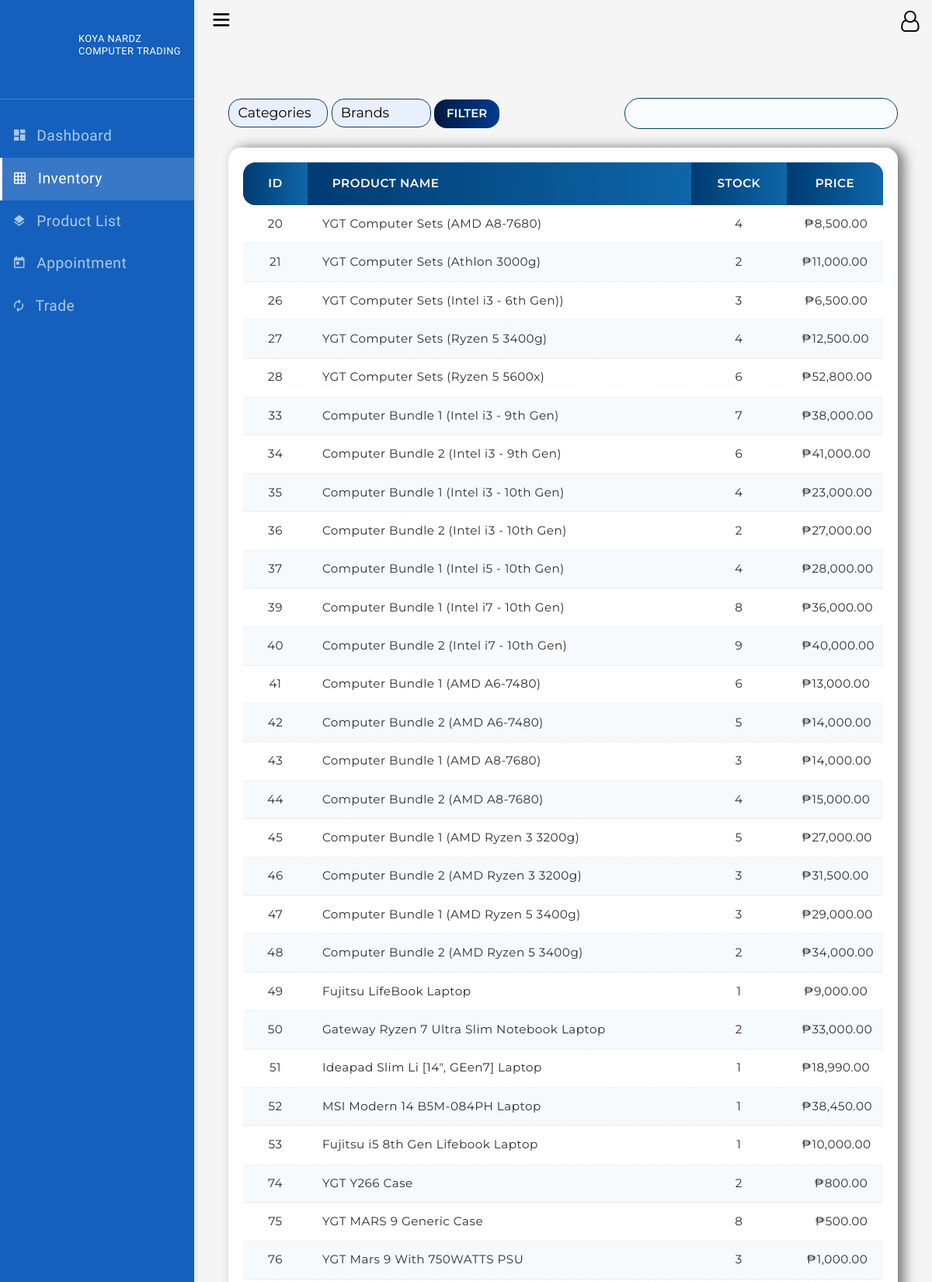
The page /admin_inventory/ (upper part) on the database its author committed.
### app/models.py (models this page shows, shortened)
class Product(models.Model):
    COMPONENT_CHOICES = [
        ('cpu', 'Processor'),
        ('motherboard', 'Motherboard'),
        ('ram', 'RAM'),
        ('gpu', 'Graphics Card'),
        ('psu', 'Power Supply'),
        ('case', 'PC Case'),
        ('cooling', 'Cooling'),
        ('monitor', 'Monitor'),
        ('storage', 'Storage'),
    ]
    category_name = models.ForeignKey(Category, on_delete=models.CASCADE, null=True)
    component_type = models.CharField(max_length=50, choices=COMPONENT_CHOICES, default="motherboard")
    brand = models.ForeignKey(Brand, on_delete=models.CASCADE, null=True)
    image = models.ImageField(upload_to='products/', null=True, blank=True)
    product_name = models.CharField(max_length=100)
    description = models.TextField(blank=True, null=True)
    price = models.DecimalField(max_digits=10, decimal_places=2)
    stock = models.PositiveIntegerField(default=0)
    model_file = models.CharField(max_length=255, blank=True, null=True)
    created_at = models.DateTimeField(auto_now_add=True, null=True)

### app/views.py (the view)
# urls.py: path('admin_inventory/', AdminInventory.as_view(), name='admin_inventory'),
class AdminInventory(TemplateView):
    template_name = 'app/admin/admin_inventory.html'
    def get_context_data(self, **kwargs):
        context = super().get_context_data(**kwargs)
        products = Product.objects.all()
        categories = Category.objects.all()
        brands = Brand.objects.all()
        category_filter = self.request.GET.get('category')
        brand_filter = self.request.GET.get('brand')
        search_query = self.request.GET.get('search')
        if category_filter:
            products = products.filter(category_name__id=category_filter)
        if brand_filter:
            products = products.filter(brand__id=brand_filter)
        if search_query:
            products = products.filter(product_name__icontains=search_query)
        context['products'] = products
        context['categories'] = categories
        context['brands'] = brands
        context['category_filter'] = category_filter
        context['brand_filter'] = brand_filter
        context['search_query'] = search_query
        return context

### app/context_processors.py (called while the page is built)
def favorites_context(request):
    favorites = request.session.get('favorites', [])
    products = Product.objects.filter(id__in=favorites)
    return {
        'products_favorite': products
    }

### app/templates/app/admin/admin_inventory.html (shortened to what this page needs)
{% extends 'app/admin/admin_base.html' %}
{% load static %}
{% load humanize %}
{% block content %}
<div class="inventorypage">
    <div class="upperinventory">
        <div class="inventory_filter">
            <form action="" method="GET">
                <select name="category">
                    <option value="">Categories</option>
                </select>
                <select name="brand">
                    <option value="">Brands</option>
                </select>
                <button type="submit">Filter</button>
            </form>
        </div>
        <div class="inventory_search">
            <form action="" method="GET">
                <input type="text" placeholder="Search..." name="search" value="">
            </form>
        </div>
    </div>
    <div class="inventorytable">
        <table>
            <thead>
                <tr>
                    <th>ID</th>
                    <th>Product Name</th>
                    <th>Stock</th>
                    <th>Price</th>
                </tr>
            </thead>
            <tbody>
            {% if products %}
                {% for produkto in products %}
                <tr>
                    <td data-label="Product ID">{{ produkto.id }}</td>
                    <td data-label="Product Name">{{ produkto.product_name }}</td>
                    <td data-label="Stock">{{ produkto.stock }}</td>
                    <td data-label="Price">₱{{ produkto.price|intcomma }}</td>
                </tr>
                {% endfor %}
            {% endif %}
            </tbody>
        </table>
    </div>
</div>
{% endblock content %}

### rows shown on the page
Product: id "20", product_name "YGT Computer Sets (AMD A8-7680)", stock "4", price "8,500.00"
Product: id "21", product_name "YGT Computer Sets (Athlon 3000g)", stock "2", price "11,000.00"
Product: id "26", product_name "YGT Computer Sets (Intel i3 - 6th Gen))", stock "3", price "6,500.00"
Product: id "27", product_name "YGT Computer Sets (Ryzen 5 3400g)", stock "4", price "12,500.00"
Product: id "28", product_name "YGT Computer Sets (Ryzen 5 5600x)", stock "6", price "52,800.00"
Product: id "33", product_name "Computer Bundle 1 (Intel i3 - 9th Gen)", stock "7", price "38,000.00"
Product: id "34", product_name "Computer Bundle 2 (Intel i3 - 9th Gen)", stock "6", price "41,000.00"
Product: id "35", product_name "Computer Bundle 1 (Intel i3 - 10th Gen)", stock "4", price "23,000.00"
Product: id "36", product_name "Computer Bundle 2 (Intel i3 - 10th Gen)", stock "2", price "27,000.00"
Product: id "37", product_name "Computer Bundle 1 (Intel i5 - 10th Gen)", stock "4", price "28,000.00"
Product: id "39", product_name "Computer Bundle 1 (Intel i7 - 10th Gen)", stock "8", price "36,000.00"
Product: id "40", product_name "Computer Bundle 2 (Intel i7 - 10th Gen)", stock "9", price "40,000.00"
Product: id "41", product_name "Computer Bundle 1 (AMD A6-7480)", stock "6", price "13,000.00"
Product: id "42", product_name "Computer Bundle 2 (AMD A6-7480)", stock "5", price "14,000.00"
Product: id "43", product_name "Computer Bundle 1 (AMD A8-7680)", stock "3", price "14,000.00"
Product: id "44", product_name "Computer Bundle 2 (AMD A8-7680)", stock "4", price "15,000.00"
Product: id "45", product_name "Computer Bundle 1 (AMD Ryzen 3 3200g)", stock "5", price "27,000.00"
Product: id "46", product_name "Computer Bundle 2 (AMD Ryzen 3 3200g)", stock "3", price "31,500.00"
Product: id "47", product_name "Computer Bundle 1 (AMD Ryzen 5 3400g)", stock "3", price "29,000.00"
Product: id "48", product_name "Computer Bundle 2 (AMD Ryzen 5 3400g)", stock "2", price "34,000.00"
Product: id "49", product_name "Fujitsu LifeBook Laptop", stock "1", price "9,000.00"
Product: id "50", product_name "Gateway Ryzen 7 Ultra Slim Notebook Laptop", stock "2", price "33,000.00"
Product: id "51", product_name "Ideapad Slim Li [14\", GEen7] Laptop", stock "1", price "18,990.00"
Product: id "52", product_name "MSI Modern 14 B5M-084PH Laptop", stock "1", price "38,450.00"
Product: id "53", product_name "Fujitsu i5 8th Gen Lifebook Laptop", stock "1", price "10,000.00"
Product: id "74", product_name "YGT Y266 Case", stock "2", price "800.00"
Product: id "75", product_name "YGT MARS 9 Generic Case", stock "8", price "500.00"
Product: id "76", product_name "YGT Mars 9 With 750WATTS PSU", stock "3", price "1,000.00"
